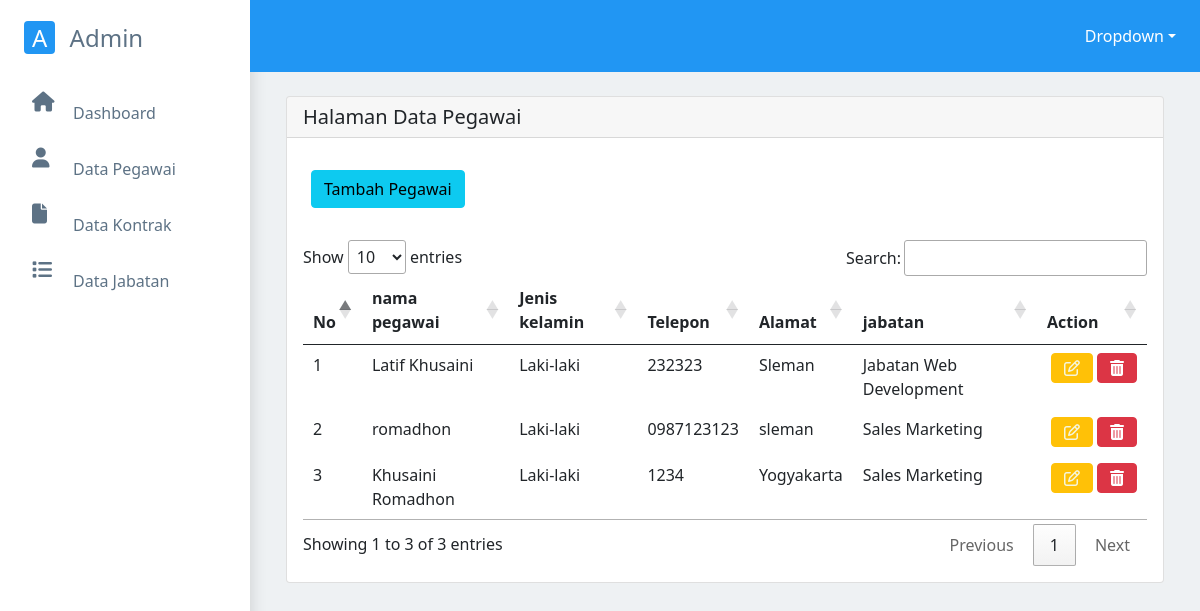
The page /index.php/admin/data_pegawai on the database its author committed.
### tables this page shows
CREATE TABLE `tb_pegawai` (
  `id_pegawai` int(11) NOT NULL,
  `id_jabatan` int(11) NOT NULL,
  `nama_pegawai` varchar(200) NOT NULL,
  `jenis_kelamin` varchar(50) NOT NULL,
  `telepon` varchar(50) NOT NULL,
  `alamat` varchar(200) NOT NULL
);

CREATE TABLE `tb_jabatan` (
  `id_jabatan` int(11) NOT NULL,
  `kode_jabatan` varchar(200) NOT NULL,
  `jabatan` varchar(200) NOT NULL
);

### application/controllers/Admin.php (called while the page is built, shortened)
<?php
class Admin extends CI_Controller {
	public function __construct()
	{
		 $this->load->model('model_pegawai', 'pegawai');
	}
	public function data_pegawai()
	{
		$data = array(
			'pegawai' => $this->pegawai->getAllPegawai()->result(),
			'title' =>  "Dashboard Admin",
		);
	   $this->load->view('template/header');
	   $this->load->view('content/data_pegawai', $data);
	}
}

### index.php (called while the page is built, shortened)
<?php
require_once BASEPATH.'core/CodeIgniter.php';

### application/models/Model_pegawai.php (called while the page is built, shortened)
<?php
class model_pegawai extends CI_model
{
   public function getAllPegawai()
   {
		$this->db->select('*');
		$this->db->from('tb_pegawai');
		$this->db->join('tb_jabatan', 'tb_pegawai.id_jabatan = tb_jabatan.id_jabatan');
		return $this->db->get();
   }
}

### application/views/content/data_pegawai.php (the view, shortened to what this page needs)
<div class="row m-4">
	<div class="col-12 col-md-12">
		<div class="card">
			<h5 class="card-header mb-3">Halaman Data Pegawai</h5>
			<div class="p-3">
				<a href="<?= base_url('index.php/welcome/add_pegawai');?>" class="btn btn-info btn-block mx-2"  >Tambah Pegawai</a>
            </div>
			<div class=" card-body">
			<div class="box-body">
					<div class="table-responsive">
					<table class="table table-borderless" id="dataPegawai">
						<thead>
							<tr>
								<th>No</th>
								<th>nama pegawai</th>
								<th>Jenis kelamin</th>
								<th>Telepon</th>
								<th>Alamat </th>
								<th>jabatan</th>
								<th>Action</th>
							</tr>
						</thead>
						<tbody>
							<?php
							$no = 1;
							foreach ($pegawai as $u){
							?>
							<tr>
								<td><?=$no?></td>
								<td><?=$u->nama_pegawai?></td>
								<td><?=$u->jenis_kelamin?></td>
								<td><?=$u->telepon?></td>
								<td><?=$u->alamat?></td>
								<td><?=$u->jabatan?></td>
								<td class="d-flex">
									<a href="<?=base_url('index.php/welcome/edit_pegawai/'.$u->id_pegawai)?>" class="btn btn-warning fa fa-edit mx-1" style="color:beige;"></a>
									<a href="<?=base_url('index.php/admin/del_pegawai/'.$u->id_pegawai)?>" class="btn btn-danger fa fa-trash " onClick="return confirm('Yakin ingin menghapus ?')"></a>
								</td>
							</tr>
							<?php
								$no++;
								}
							?>
						</tbody>
					</table>
					</div>
			</div>
     	</div>
  	</div>
	</div>
      </div>
  </body>
</html>

### rows shown on the page
tb_pegawai: nama_pegawai "Latif Khusaini", jenis_kelamin "Laki-laki", telepon "232323", alamat "Sleman", id_jabatan.jabatan "Jabatan Web Development"
tb_pegawai: nama_pegawai "romadhon", jenis_kelamin "Laki-laki", telepon "0987123123", alamat "sleman", id_jabatan.jabatan "Sales Marketing"
tb_pegawai: nama_pegawai "Khusaini Romadhon", jenis_kelamin "Laki-laki", telepon "1234", alamat "Yogyakarta", id_jabatan.jabatan "Sales Marketing"
